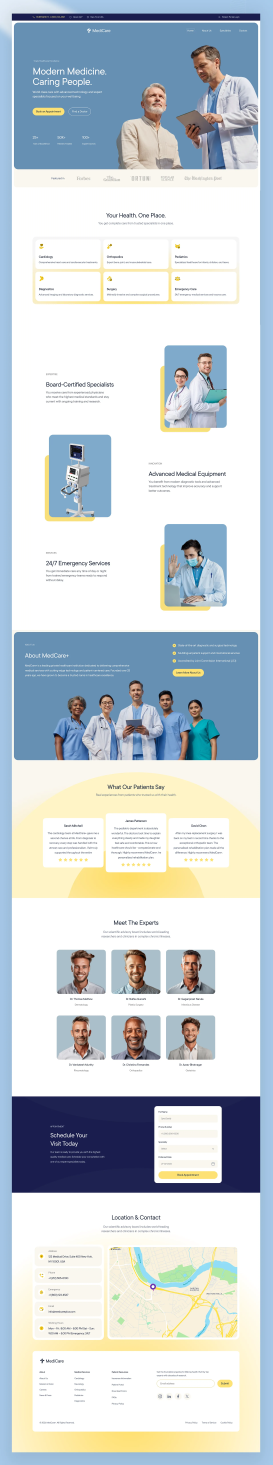
#> input picture upload/7e1f1c5496a07f7416c8659938c8a2f2.webp, 1905 x 10251 px, found by its file name (shown at 1/7 size)
$ python sample-medi.py
#> lines starting #> are read from the running program, lines starting #| are printed output that depends on the picture
"""Sample exact colors from the MediCare reference screenshot."""
from PIL import Image
from collections import Counter

img = Image.open('/home/z/my-project/upload/7e1f1c5496a07f7416c8659938c8a2f2.webp').convert('RGB')
#> img is the input picture: PIL image 1905x10251 RGB; mean R, G, B 201, 209.4, 214.1
W, H = img.size  # 1905 x 10251
#> W = 1905; H = 10251
S = 1905 / 1000.0  # preview basis was 1000 wide

def region(x0, y0, x1, y1, label, topn=5):
#> called with x0 = 150, y0 = 55, x1 = 500, y1 = 72, label = 'TOP BAR navy', topn = 5
    X0, Y0, X1, Y1 = [int(v * S) for v in (x0, y0, x1, y1)]
    crop = img.crop((X0, Y0, X1, Y1)).resize((50, 50))
    cnt = Counter(crop.getdata())
#> cnt = 678 items
    print(f'\n{label}')
    for (r, g, b), n in cnt.most_common(topn):
        print(f'   #{r:02X}{g:02X}{b:02X}  x{n}')
#> this loop made 5 passes
#> (r, g, b, n) on passes 1 to 5: (26, 29, 78, 1475), (26, 29, 77, 54), (26, 30, 77, 22), (25, 28, 77, 20), (27, 29, 78, 17)
#|    #1A1D4E  x1475
#|    #1A1D4D  x54
#|    #1A1E4D  x22
#|    #191C4D  x20
#|    #1B1D4E  x17

region(150, 55, 500, 72,   'TOP BAR navy')
region(120, 57, 240, 70,   'Top bar phone yellow')
#> the loop in region (call 2), `for (r, g, b), n in cnt.most_common(topn):` made 5 passes
#> (r, g, b, n) on passes 1 to 5: (26, 29, 78, 441), (27, 28, 78, 50), (26, 29, 79, 38), (25, 30, 78, 31), (24, 30, 78, 28)
#|    #1A1D4E  x441
#|    #1B1C4E  x50
#|    #1A1D4F  x38
#|    #191E4E  x31
#|    #181E4E  x28
region(10, 10, 60, 200,    'PAGE BG light blue')
region(60, 100, 400, 180,  'HERO steel blue (upper left)')
region(450, 480, 600, 560, 'HERO blue lower area')
region(120, 395, 240, 425, 'YELLOW CTA button')
region(60, 620, 900, 660,  'CREAM logo bar')
region(200, 200, 700, 260, 'Hero heading white')
region(60, 780, 900, 830,  'WHITE SHEET content area')
region(130, 990, 870, 1120,'Specialties container yellow glow')
region(150, 1030, 350, 1100,'Specialty white card')
region(130, 1200, 200, 1250,'Specialty icon yellow')
#> in region (call 12), `crop = img.crop((X0, Y0, X1, Y1)).resize((50, 50))`: crop: PIL image 50x50 RGB; every value is 255
region(400, 1180, 620, 1230,'Heading dark text')
region(620, 1400, 830, 1600,'Blue photo card')
region(590, 1590, 700, 1660,'YELLOW BLOB behind photo')
region(80, 2560, 900, 2700,'ABOUT steel blue card')
region(590, 2540, 620, 2560,'About check circle yellow')
#> in region (call 17), `crop = img.crop((X0, Y0, X1, Y1)).resize((50, 50))`:
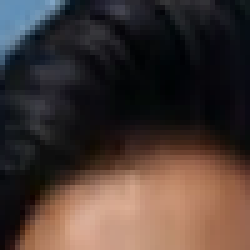
#> crop: PIL image 50x50 RGB (shown 5 times larger); mean R, G, B 69.7, 55.7, 50.8
#> in region (call 17), `cnt = Counter(crop.getdata())`: cnt = 1870 items
#> the loop in region (call 17), `for (r, g, b), n in cnt.most_common(topn):` made 5 passes
#> (r, g, b, n) on passes 1 to 5: (7, 6, 11, 19), (8, 7, 12, 17), (4, 6, 8, 14), (3, 5, 7, 14), (12, 11, 16, 12)
#|    #07060B  x19
#|    #08070C  x17
#|    #040608  x14
#|    #030507  x14
#|    #0C0B10  x12
region(600, 2650, 700, 2680,'About yellow button')
#> in region (call 18), `crop = img.crop((X0, Y0, X1, Y1)).resize((50, 50))`:
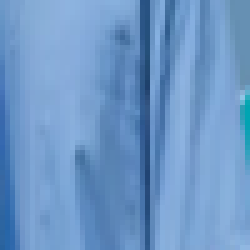
#> crop: PIL image 50x50 RGB (shown 5 times larger); mean R, G, B 109.5, 151.4, 199.1
#> in region (call 18), `cnt = Counter(crop.getdata())`: cnt = 1434 items
#> the loop in region (call 18), `for (r, g, b), n in cnt.most_common(topn):` made 5 passes
#> (r, g, b, n) on passes 1 to 5: (102, 144, 179, 27), (136, 172, 217, 15), (137, 175, 219, 14), (136, 174, 218, 14), (136, 174, 220, 13)
#|    #6690B3  x27
#|    #88ACD9  x15
#|    #89AFDB  x14
#|    #88AEDA  x14
#|    #88AEDC  x13
region(60, 3300, 900, 3450,'Testimonials cream + yellow sun')
region(400, 3560, 500, 3620,'Testimonial white card')
#> in region (call 20), `crop = img.crop((X0, Y0, X1, Y1)).resize((50, 50))`:
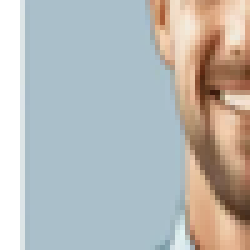
#> crop: PIL image 50x50 RGB (shown 5 times larger); mean R, G, B 184.2, 185.3, 183.2
#> in region (call 20), `cnt = Counter(crop.getdata())`: cnt = 871 items
#> the loop in region (call 20), `for (r, g, b), n in cnt.most_common(topn):` made 5 passes
#> (r, g, b, n) on passes 1 to 5: (170, 191, 202, 1263), (255, 255, 255, 200), (170, 191, 203, 40), (220, 228, 229, 33), (168, 188, 197, 28)
#|    #AABFCA  x1263
#|    #FFFFFF  x200
#|    #AABFCB  x40
#|    #DCE4E5  x33
#|    #A8BCC5  x28
region(430, 3700, 480, 3720,'Stars yellow')
region(60, 4600, 900, 4750,'EXPERTS section bg')
#> in region (call 22), `crop = img.crop((X0, Y0, X1, Y1)).resize((50, 50))`:
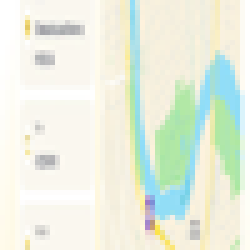
#> crop: PIL image 50x50 RGB (shown 5 times larger); mean R, G, B 232.7, 239.8, 224.7
#> in region (call 22), `cnt = Counter(crop.getdata())`: cnt = 1182 items
#> the loop in region (call 22), `for (r, g, b), n in cnt.most_common(topn):` made 5 passes
#> (r, g, b, n) on passes 1 to 5: (250, 247, 239, 267), (255, 255, 255, 68), (246, 240, 222, 29), (249, 247, 239, 25), (255, 255, 254, 24)
#|    #FAF7EF  x267
#|    #FFFFFF  x68
#|    #F6F0DE  x29
#|    #F9F7EF  x25
#|    #FFFFFE  x24
region(220, 4650, 380, 4800,'Doctor photo bg')
#> in region (call 23), `crop = img.crop((X0, Y0, X1, Y1)).resize((50, 50))`:
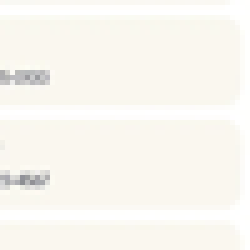
#> crop: PIL image 50x50 RGB (shown 5 times larger); mean R, G, B 249.4, 247.2, 240.7
#> in region (call 23), `cnt = Counter(crop.getdata())`: cnt = 181 items
#> the loop in region (call 23), `for (r, g, b), n in cnt.most_common(topn):` made 5 passes
#> (r, g, b, n) on passes 1 to 5: (250, 247, 239, 1374), (255, 255, 255, 125), (249, 247, 238, 75), (255, 255, 253, 71), (255, 255, 254, 63)
#|    #FAF7EF  x1374
#|    #FFFFFF  x125
#|    #F9F7EE  x75
#|    #FFFFFD  x71
#|    #FFFFFE  x63
region(60, 5150, 900, 5300,'APPOINTMENT navy section')
#> in region (call 24), `crop = img.crop((X0, Y0, X1, Y1)).resize((50, 50))`:
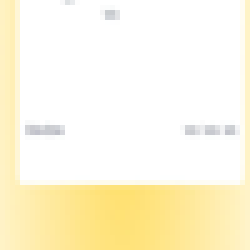
#> crop: PIL image 50x50 RGB (shown 5 times larger); mean R, G, B 254.1, 247.4, 223.2
#> in region (call 24), `cnt = Counter(crop.getdata())`: cnt = 314 items
#> the loop in region (call 24), `for (r, g, b), n in cnt.most_common(topn):` made 5 passes
#> (g, b, n) on passes 1 to 5: (255, 255, 1481), (246, 214, 31), (243, 199, 30), (252, 242, 26), (239, 182, 23)
#|    #FFFFFF  x1481
#|    #FFF6D6  x31
#|    #FFF3C7  x30
#|    #FFFCF2  x26
#|    #FFEFB6  x23
region(560, 5200, 780, 5400,'Form white card')
#> in region (call 25), `crop = img.crop((X0, Y0, X1, Y1)).resize((50, 50))`:
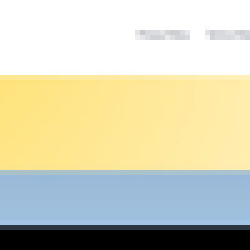
#> crop: PIL image 50x50 RGB (shown 5 times larger); mean R, G, B 208.3, 207, 182.9
#> in region (call 25), `cnt = Counter(crop.getdata())`: cnt = 331 items
#> the loop in region (call 25), `for (r, g, b), n in cnt.most_common(topn):` made 5 passes
#> (r, g, b, n) on passes 1 to 5: (255, 255, 255, 651), (0, 0, 0, 200), (156, 188, 218, 100), (155, 186, 217, 50), (155, 187, 217, 50)
#|    #FFFFFF  x651
#|    #000000  x200
#|    #9CBCDA  x100
#|    #9BBAD9  x50
#|    #9BBBD9  x50
region(580, 5390, 760, 5430,'Form submit yellow')
#> in region (call 26), `crop = img.crop((X0, Y0, X1, Y1)).resize((50, 50))`: crop: PIL image 50x50 RGB; every value is 0
region(100, 5800, 400, 6000,'Contact cream card')
region(60, 6600, 900, 6800,'Footer white card')
region(60, 6300, 900, 6500,'Footer zone yellow gradient')

$ run again, with upload/Eye_exam_machines_what_tools_do_optometrists_use_hero-1024x672.webp copied over upload/7e1f1c5496a07f7416c8659938c8a2f2.webp
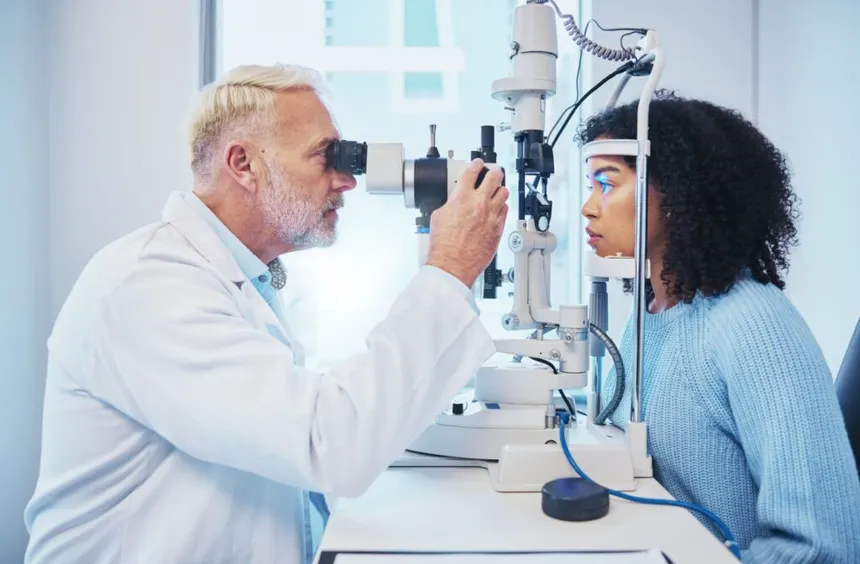
#> input picture upload/Eye_exam_machines_what_tools_do_optometrists_use_hero-1024x672.webp, 860 x 564 px, found by its file name
#> img is the input picture: PIL image 860x564 RGB; mean R, G, B 178.2, 190.2, 201.3
#> cnt = 1185 items
#> the loop in region, `for (r, g, b), n in cnt.most_common(topn):` made 5 passes
#> (r, g, b, n) on passes 1 to 5: (0, 0, 0, 300), (28, 32, 33, 24), (196, 217, 228, 22), (200, 218, 230, 21), (221, 239, 244, 20)
#> (printed output is left out)
#> the loop in region (call 2), `for (r, g, b), n in cnt.most_common(topn):` made 5 passes
#> (r, g, b, n) on passes 1 to 5: (221, 239, 244, 132), (221, 238, 246, 118), (220, 237, 245, 76), (219, 238, 243, 58), (220, 237, 243, 56)
#> (printed output is left out)
#> in region (call 4), `crop = img.crop((X0, Y0, X1, Y1)).resize((50, 50))`:
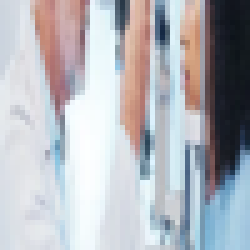
#> crop: PIL image 50x50 RGB (shown 5 times larger); mean R, G, B 179.2, 181.1, 187.3
#> cnt = 2025 items
#> the loop in region (call 4), `for (r, g, b), n in cnt.most_common(topn):` made 5 passes
#> (r, g, b, n) on passes 1 to 5: (251, 253, 255, 10), (248, 253, 254, 9), (226, 228, 232, 8), (20, 23, 31, 7), (224, 226, 230, 7)
#> (printed output is left out)
#> crop: PIL image 50x50 RGB; every value is 0
#> in region (call 8), `crop = img.crop((X0, Y0, X1, Y1)).resize((50, 50))`:
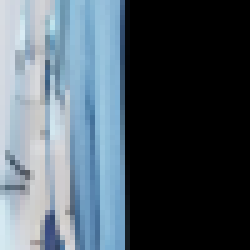
#> crop: PIL image 50x50 RGB (shown 5 times larger); mean R, G, B 76.7, 89.6, 99.5
#> cnt = 1125 items
#> the loop in region (call 8), `for (r, g, b), n in cnt.most_common(topn):` made 5 passes
#> (r, g, b, n) on passes 1 to 5: (0, 0, 0, 1200), (205, 212, 223, 5), (215, 220, 226, 4), (135, 180, 210, 4), (154, 196, 221, 4)
#> (printed output is left out)
